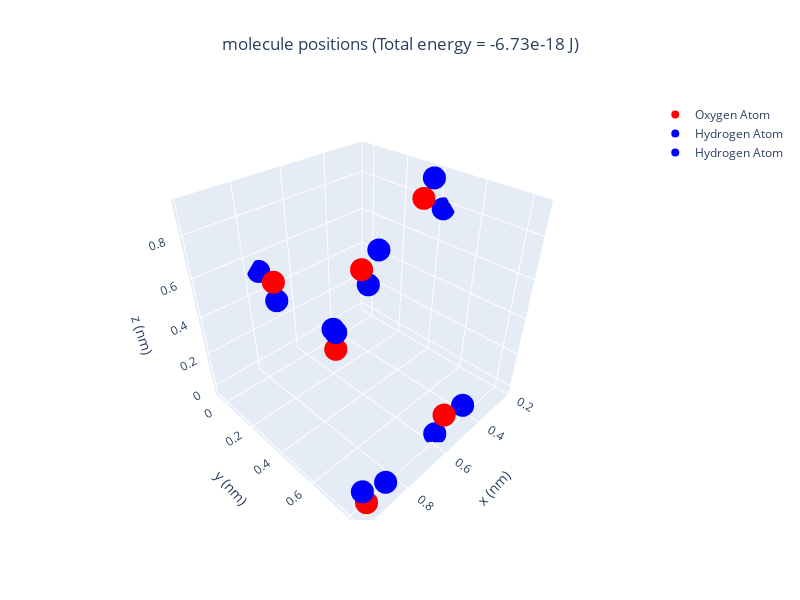
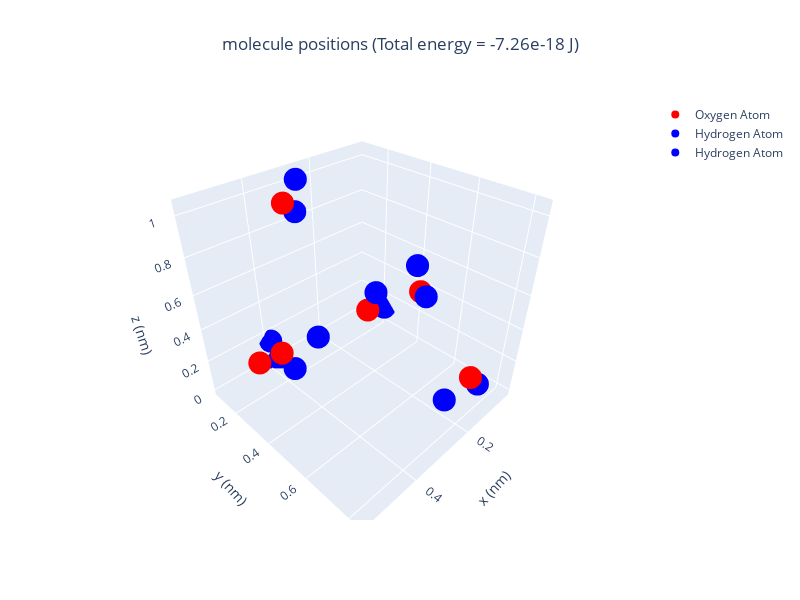
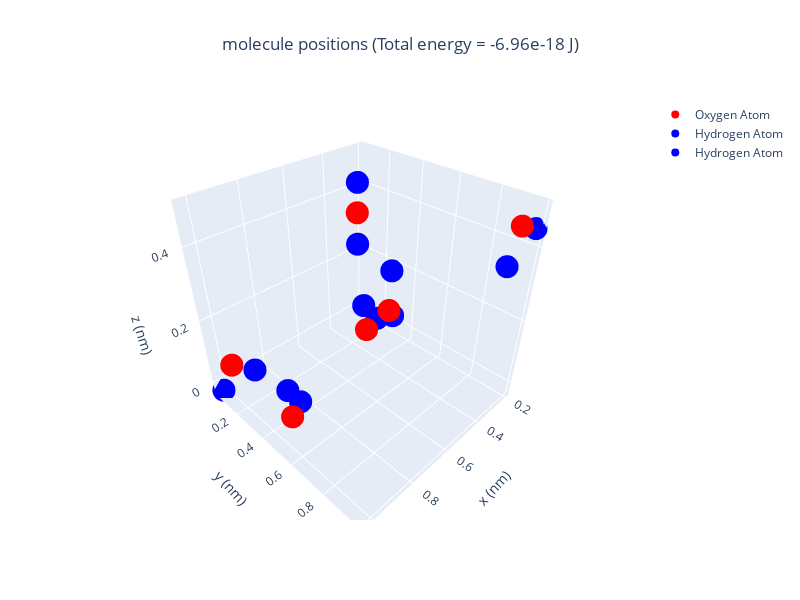
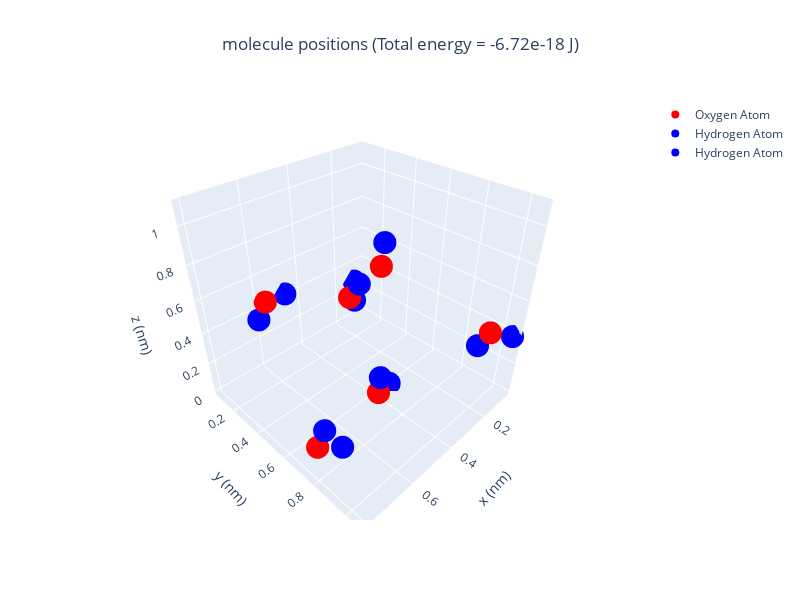

Source (notebook cell) for these figures, in order:
### Code cell
# plot all the graphy for the sys with E lower than -8E-18 j
for lowest_index in range(len(lowest_db[:])):
    this_rall = []
    this_qall = []
    
    rall,qall = allatomposns(lowest_db[lowest_index][0],lowest_db[lowest_index][1],lowest_db[lowest_index][2],\
                         lowest_db[lowest_index][3],lowest_db[lowest_index][4],lowest_db[lowest_index][5])
    rall = np.array(rall)*1e-9
    potl_E_sum = potl_energy_sum_electrode(rall,qall,extra_e_v)
    print('This E_energy - potl_E_sum:',potl_E_sum, 'J')

    
    
    this_e = "{:.3g}".format(potl_energy_sum_electrode(rall,qall,extra_e_v))
    print('potl_E_sum:',this_e, 'J')
    
    
    xall=[]
    yall=[]
    zall=[]
    for i in range(int(len(rall))):
        xall.append(float(rall[i][0])*1e9)
        yall.append(float(rall[i][1])*1e9)
        zall.append(float(rall[i][2])*1e9)
    #print('xall:',xall)
    this_e = "{:.3g}".format(potl_energy_sum_electrode(rall,qall,extra_e_v))
    print('potl_E_sum:',this_e, 'J')

    #-------plot------3D-coord of the lowest E_energy-------
    #plot the lowest E atoms posi.(interactive)
    fig = make_subplots()
    O_atoms = go.Scatter3d(x=xall[::3], y=yall[::3], z=zall[::3],mode='markers',marker = {'color' : 'red'},name='Oxygen Atom')
    H_atoms01 = go.Scatter3d(x=xall[1::3], y=yall[1::3], z=zall[1::3],mode='markers',marker = {'color' : 'blue'},name='Hydrogen Atom')
    H_atoms02 = go.Scatter3d(x=xall[2::3], y=yall[2::3], z=zall[2::3],mode='markers',marker = {'color' : 'blue'},name='Hydrogen Atom')

    fig.add_trace(O_atoms)
    fig.add_trace(H_atoms01)
    fig.add_trace(H_atoms02)

    fig.update_layout(title_text=f'molecule positions (Total energy = {this_e} J)',title_x=0.5,width=800, height=600,scene_aspectmode='cube',
                    scene = dict(
                    xaxis_title='x (nm)',
                    yaxis_title='y (nm)',
                    zaxis_title='z (nm)',
                                 )
                     )

    fig.show()

### Figure 1 — Plotly figure (JSON) as saved in the notebook; plotly's stock layout.template omitted (floating-point values rounded to 4 significant figures)
{"data": [{"marker": {"color": "red"}, "mode": "markers", "name": "Oxygen Atom", "type": "scatter3d", "x": [0.9329, 0.6052, 0.7532, 0.2826, 0.5407, 0.9649], "y": [0.6665, 0.3943, 0.04473, 0.3764, 0.7963, 0.8414], "z": [0.6375, 0.6492, 0.506, 0.8315, 0.06206, 0.02921]}, {"marker": {"color": "blue"}, "mode": "markers", "name": "Hydrogen Atom", "type": "scatter3d", "x": [0.9471, 0.5256, 0.7579, 0.2571, 0.4471, 0.8699], "y": [0.6881, 0.396, -0.04962, 0.3983, 0.8113, 0.8298], "z": [0.7297, 0.7024, 0.5218, 0.9212, 0.04842, 0.02474]}, {"marker": {"color": "blue"}, "mode": "markers", "name": "Hydrogen Atom", "type": "scatter3d", "x": [0.8804, 0.5737, 0.7528, 0.2232, 0.5772, 0.9844], "y": [0.5864, 0.395, 0.05302, 0.4276, 0.7905, 0.8437], "z": [0.6394, 0.5588, 0.4106, 0.7765, -0.02631, 0.123]}], "layout": {"height": 600, "scene": {"aspectmode": "cube", "xaxis": {"title": {"text": "x (nm)"}}, "yaxis": {"title": {"text": "y (nm)"}}, "zaxis": {"title": {"text": "z (nm)"}}}, "title": {"text": "molecule positions (Total energy = -6.73e-18 J)", "x": 0.5}, "width": 800, "xaxis": {"anchor": "y", "domain": [0, 1]}, "yaxis": {"anchor": "x", "domain": [0, 1]}}}

### Figure 2 — Plotly figure (JSON) as saved in the notebook; plotly's stock layout.template omitted (floating-point values rounded to 4 significant figures)
{"data": [{"marker": {"color": "red"}, "mode": "markers", "name": "Oxygen Atom", "type": "scatter3d", "x": [0.445, 0.1056, 0.2489, 0.3494, 0.5566, 0.2013], "y": [0.1086, 0.227, 0.6506, 0.1715, 0.5107, 0.8301], "z": [0.0721, 0.1733, 0.7072, 0.9693, 0.6074, 0.3105]}, {"marker": {"color": "blue"}, "mode": "markers", "name": "Hydrogen Atom", "type": "scatter3d", "x": [0.3924, 0.06962, 0.2098, 0.304, 0.4905, 0.1647], "y": [0.08805, 0.2249, 0.5884, 0.148, 0.5611, 0.8315], "z": [0.1495, 0.262, 0.7687, 0.8883, 0.6549, 0.222]}, {"marker": {"color": "blue"}, "mode": "markers", "name": "Hydrogen Atom", "type": "scatter3d", "x": [0.3884, 0.0289, 0.2904, 0.291, 0.5366, 0.2961], "y": [0.0865, 0.2225, 0.7165, 0.1413, 0.526, 0.8267], "z": [-0.001955, 0.1162, 0.7629, 1.039, 0.515, 0.2972]}], "layout": {"height": 600, "scene": {"aspectmode": "cube", "xaxis": {"title": {"text": "x (nm)"}}, "yaxis": {"title": {"text": "y (nm)"}}, "zaxis": {"title": {"text": "z (nm)"}}}, "title": {"text": "molecule positions (Total energy = -7.26e-18 J)", "x": 0.5}, "width": 800, "xaxis": {"anchor": "y", "domain": [0, 1]}, "yaxis": {"anchor": "x", "domain": [0, 1]}}}

### Figure 3 — Plotly figure (JSON) as saved in the notebook; plotly's stock layout.template omitted (floating-point values rounded to 4 significant figures)
{"data": [{"marker": {"color": "red"}, "mode": "markers", "name": "Oxygen Atom", "type": "scatter3d", "x": [0.9667, 0.4204, 0.6219, 0.2957, 0.525, 0.9814], "y": [0.5005, 0.3251, 0.6741, 0.9799, 0.3846, 0.07546], "z": [0.0336, 0.05142, 0.2785, 0.4699, 0.4395, 0.0528]}, {"marker": {"color": "blue"}, "mode": "markers", "name": "Hydrogen Atom", "type": "scatter3d", "x": [0.8894, 0.3285, 0.5543, 0.2033, 0.5035, 1.026], "y": [0.4446, 0.2984, 0.6274, 0.9852, 0.3604, 0.04801], "z": [0.02561, 0.05309, 0.2292, 0.4452, 0.3493, -0.02711]}, {"marker": {"color": "blue"}, "mode": "markers", "name": "Hydrogen Atom", "type": "scatter3d", "x": [0.9798, 0.445, 0.5996, 0.3427, 0.4724, 0.904], "y": [0.51, 0.3322, 0.6587, 0.9772, 0.3254, 0.1226], "z": [0.128, 0.1437, 0.3703, 0.3865, 0.4934, 0.02169]}], "layout": {"height": 600, "scene": {"aspectmode": "cube", "xaxis": {"title": {"text": "x (nm)"}}, "yaxis": {"title": {"text": "y (nm)"}}, "zaxis": {"title": {"text": "z (nm)"}}}, "title": {"text": "molecule positions (Total energy = -6.96e-18 J)", "x": 0.5}, "width": 800, "xaxis": {"anchor": "y", "domain": [0, 1]}, "yaxis": {"anchor": "x", "domain": [0, 1]}}}

### Figure 4 — Plotly figure (JSON) as saved in the notebook; plotly's stock layout.template omitted (floating-point values rounded to 4 significant figures)
{"data": [{"marker": {"color": "red"}, "mode": "markers", "name": "Oxygen Atom", "type": "scatter3d", "x": [0.1172, 0.1654, 0.5761, 0.4171, 0.8011, 0.5597], "y": [0.9825, 0.1028, 0.08142, 0.6566, 0.8066, 0.8301], "z": [0.4054, 0.1983, 0.4429, 0.04319, 0.218, 0.995]}, {"marker": {"color": "blue"}, "mode": "markers", "name": "Hydrogen Atom", "type": "scatter3d", "x": [0.1426, 0.1133, 0.482, 0.4054, 0.7303, 0.6535], "y": [0.9465, 0.07104, 0.07249, 0.6524, 0.8492, 0.8462], "z": [0.3204, 0.1245, 0.4268, 0.1382, 0.1695, 0.9836]}, {"marker": {"color": "blue"}, "mode": "markers", "name": "Hydrogen Atom", "type": "scatter3d", "x": [0.0635, 0.1175, 0.615, 0.3335, 0.7787, 0.5471], "y": [1.059, 0.07362, 0.08512, 0.6265, 0.8201, 0.828], "z": [0.3841, 0.2759, 0.3554, 0.007358, 0.3101, 1.09]}], "layout": {"height": 600, "scene": {"aspectmode": "cube", "xaxis": {"title": {"text": "x (nm)"}}, "yaxis": {"title": {"text": "y (nm)"}}, "zaxis": {"title": {"text": "z (nm)"}}}, "title": {"text": "molecule positions (Total energy = -6.72e-18 J)", "x": 0.5}, "width": 800, "xaxis": {"anchor": "y", "domain": [0, 1]}, "yaxis": {"anchor": "x", "domain": [0, 1]}}}
